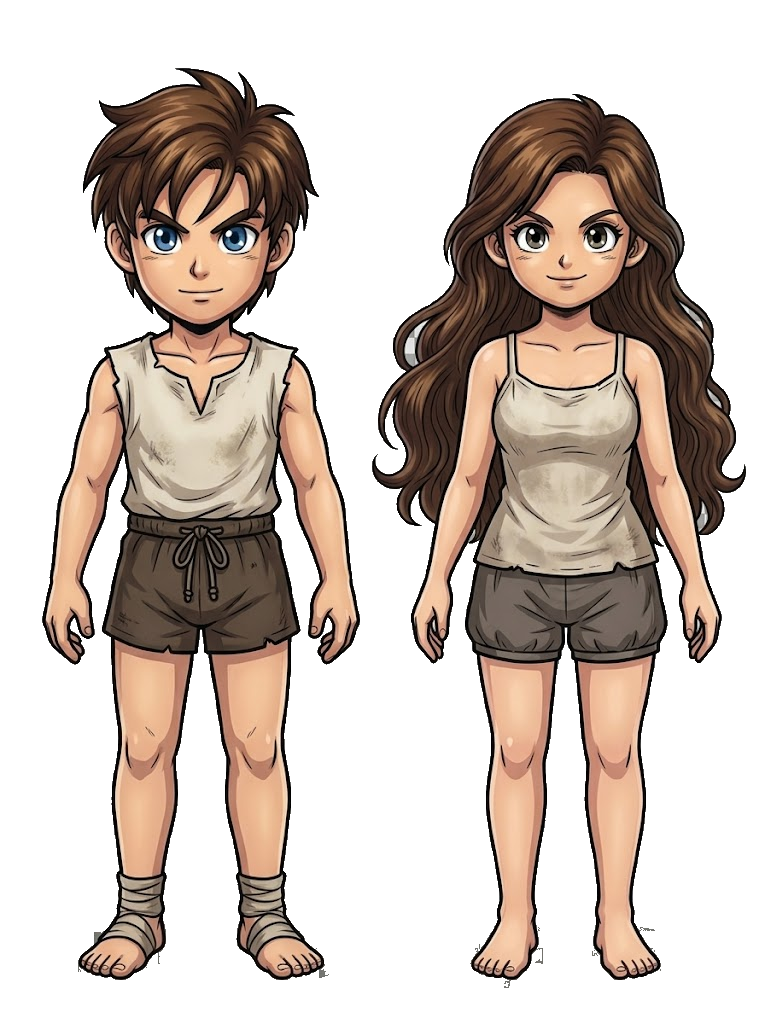
#> input picture art/reference/base_clean_ref_cut.png, 765 x 1024 px, given in place of base_clean_ref_cut.png_ref_cut.png, which was not available
$ python ref-parts.py ../art/reference/base_clean_ref_cut.png
#> lines starting #> are read from the running program, lines starting #| are printed output that depends on the picture; after the words box and inside, x2 and y2 are one past the last pixel; in counts of white or black regions, pixels touching at a corner belong together; pictures that were not available may be replaced by others from this repository, and a replacement may not be noted
#!/usr/bin/env python3
"""
준 그림을 **장비 칸별 층**으로 가른다 (0.70.26 미리보기).

    python3 tools/ref-parts.py [warrior ranger mage] [--view]
      art/reference/<직업>_ref_cut.png  →  art/parts/<직업>/labels.png (층 번호 한 장)
                                          art/parts/<직업>/view.png   (층을 색으로 칠한 확인용)

왜 가르나:
  사용자가 준 그림은 **다 입은** 모습이다. 게임에서는 벗은 몸(기본 티·바지)에서 시작해
  갑옷·어깨·장갑·신발·벨트·무기를 **하나씩** 얹는다. 그러려면 준 그림의 점 하나하나가
  "어느 칸의 것인가" 를 알아야 한다. 다 얹으면 **준 그림과 점 하나 다르지 않게** 된다 —
  모든 점이 제 칸의 층에 그대로 들어 있기 때문이다.

어떻게 가르나 (세 단계):
  ① 대강 — 칸마다 **대강의 다각형 + 색 조건**(빨간 망토 · 살색 · 파란 튜닉 …)을
     우선순위대로 적용한다. 남는 점은 갑옷이다.
  ② 테두리에 맞추기 — 이 그림은 부품마다 **검은 테두리**가 둘러 있다. 테두리 안쪽의
     한 덩어리(칠한 면)는 **통째로 한 칸**이다. 덩어리의 60% 이상이 한 칸이면 나머지도
     그 칸으로 돌린다 — 손으로 그은 다각형이 몇 점 빗나가도 테두리에 맞춰진다.
  ③ 테두리 나누기 — 두 부품 사이의 검은 선은 **앞에 있는 부품의 것**이다
     (허리띠의 테두리는 허리띠 것이다). 허리띠를 벗기면 그 선도 함께 사라져야
     튜닉에 줄이 남지 않는다.

층 이름:
  head 머리·얼굴(늘 보인다) · skin 드러난 살(늘) · armor 갑옷 · shoulder_b 망토(몸 뒤) ·
  shoulder_f 망토 깃·어깨받이(앞) · gloves 장갑·팔보호대 · boots 신발 · belt 허리띠·어깨끈·주머니 ·
  weapon 무기 · weapon_b 무기(등 뒤 — 화살통) · gskin/ggl 무기를 쥔 손(살/장갑, 무기보다 앞)
"""
import json, os, sys
import numpy as np
import cv2
from PIL import Image
from scipy import ndimage as ndi

ROOT = os.path.join(os.path.dirname(__file__), '..')
W, H = 768, 1024

LAYERS = ['head', 'skin', 'armor', 'shoulder_b', 'shoulder_f', 'gloves', 'boots', 'belt',
          'weapon', 'weapon_b', 'gskin', 'ggl']
LID = {n: i + 1 for i, n in enumerate(LAYERS)}          # 0 = 투명
VIEW = {  # 확인용 색
    'head': (240, 200, 160), 'skin': (255, 150, 150), 'armor': (60, 110, 220),
    'shoulder_b': (150, 20, 30), 'shoulder_f': (240, 60, 80), 'gloves': (240, 160, 30),
    'boots': (120, 70, 30), 'belt': (250, 240, 60), 'weapon': (230, 230, 255),
    'weapon_b': (120, 120, 180), 'gskin': (255, 110, 200), 'ggl': (255, 120, 0),
}

# 앞뒤 — 뒤에서 앞으로. **직업마다 다르다**: 마법사의 넓은 소매는 장갑 **위**를 덮고,
# 용사의 팔보호대는 사슬 소매 **위**에 찬다.
Z = {
    'warrior': ['weapon_b', 'shoulder_b', 'armor', 'skin', 'boots', 'belt', 'gloves',
                'shoulder_f', 'weapon', 'gskin', 'ggl', 'head'],
    'ranger':  ['weapon_b', 'shoulder_b', 'armor', 'skin', 'boots', 'belt', 'gloves',
                'shoulder_f', 'weapon', 'gskin', 'ggl', 'head'],
    'mage':    ['weapon_b', 'shoulder_b', 'skin', 'gloves', 'boots', 'armor', 'belt',
                'shoulder_f', 'weapon', 'gskin', 'ggl', 'head'],
}


def load(name):
#> called with name = '../art/reference/base_clean_ref_cut.png'
    im = np.asarray(Image.open(os.path.join(ROOT, 'art', 'reference', f'{name}_ref_cut.png')).convert('RGBA'))
#> im is the input picture: shape (1024, 765, 4); mean R, G, B, A 63.3, 51, 42.9, 111.5
    return im


def features(im):
    rgb = im[..., :3].astype(np.int32)
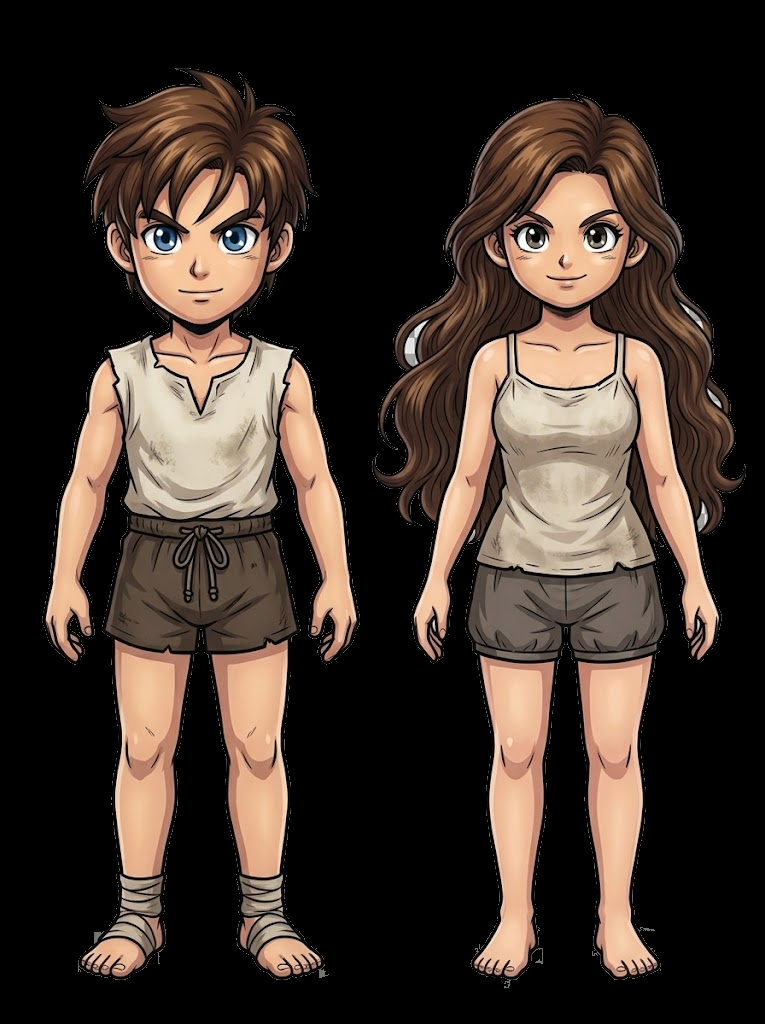
#> rgb: shape (1024, 765, 3) int32; mean R, G, B 63.3, 51, 42.9
    a = im[..., 3] > 0
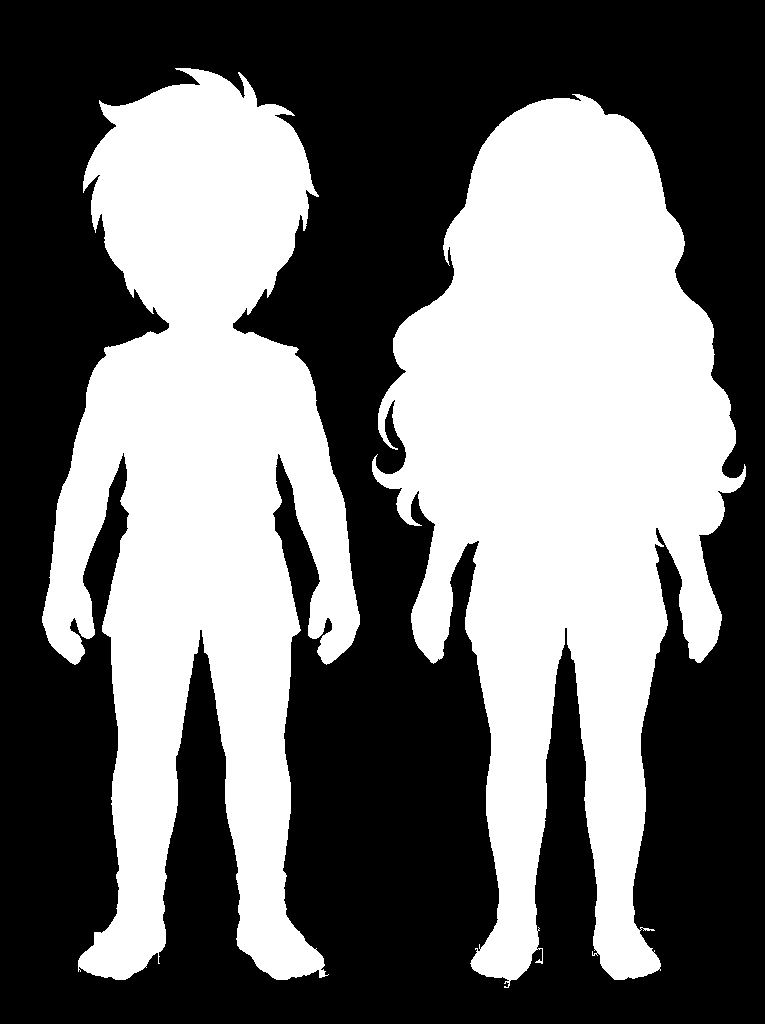
#> a: shape (1024, 765) bool; 43.7% white; 2 white regions, box (x1, y1, x2, y2) and area: (372, 94, 746, 988) 181756, (42, 68, 360, 980) 160900
    r, g, b = rgb[..., 0], rgb[..., 1], rgb[..., 2]
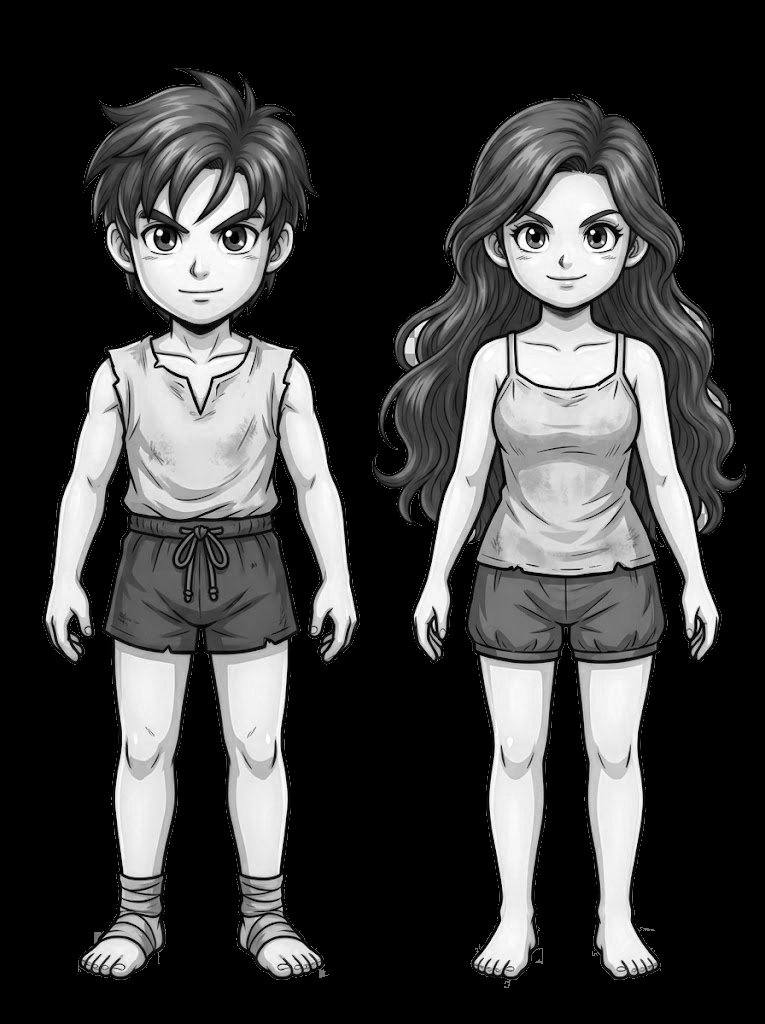
#> r: shape (1024, 765) int32; min 0, max 255, mean 63.3
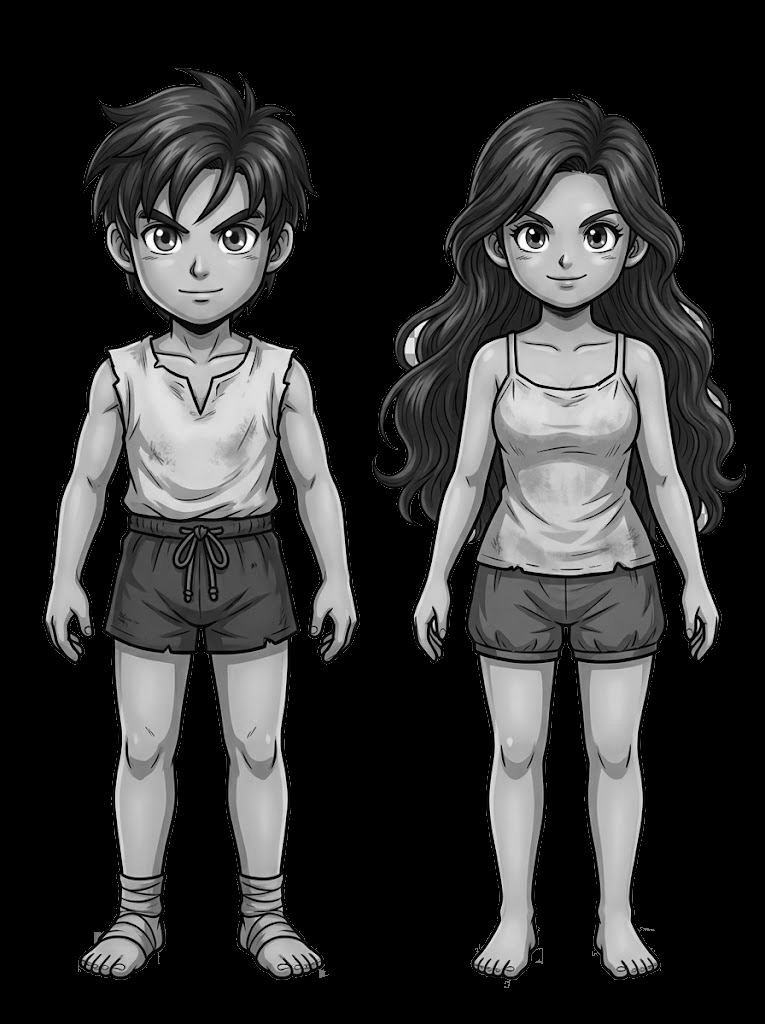
#> g: shape (1024, 765) int32; min 0, max 255, mean 51
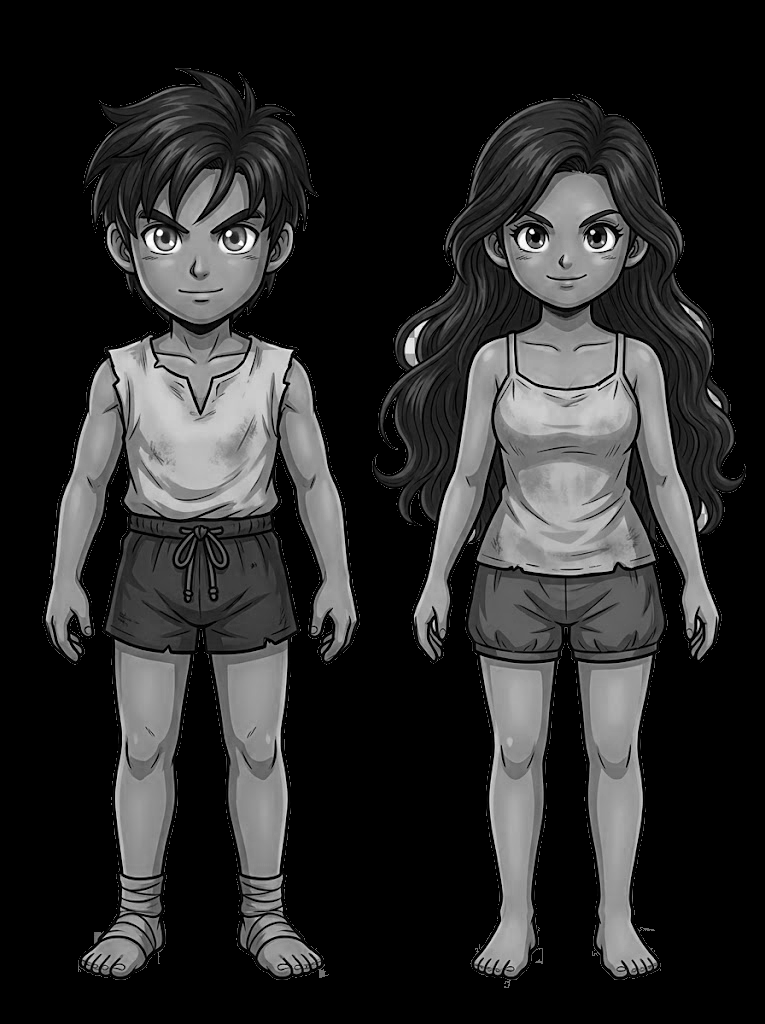
#> b: shape (1024, 765) int32; min 0, max 255, mean 42.9
    lum = 0.3 * r + 0.59 * g + 0.11 * b
    mx, mn = rgb.max(-1), rgb.min(-1)
    yy, xx = np.mgrid[0:H, 0:W]
    f = dict(a=a, r=r, g=g, b=b, lum=lum, mx=mx, mn=mn, yy=yy, xx=xx)
#> f = 9 items
    # 망토 빨강 — 짙은 안감(58,17,33)까지. 갈색 가죽(80,45,30)은 파랑이 초록보다 낮아서 빠진다.
    f['red'] = ((r > 45) & (r > g * 1.5) & (r > b * 1.25) & (b >= g * 0.95)) | \
               ((r >= 20) & (r > g * 2) & (r > b * 1.2))          # 거의 검은 안감(27,0,2)
    f['skin'] = (r > 185) & (g > 120) & (b > 85) & (r > g) & (g > b) & ((r - b) > 35) & ((r - g) < 90)
    f['blue'] = (b > r + 20) & (b > 80)
    f['cloth_blue'] = (b > r + 15) & (b >= g) & (lum < 140)   # 튜닉(짙은 그늘까지) — 칼날의 푸른 무늬(밝다)와 가른다
    f['gold'] = (r > 150) & (g > 105) & (b < 125) & (r - b > 60)
    f['brown'] = (r > g) & (g >= b - 6) & ((r - b) > 15) & ~f['skin']
    f['steel'] = ((mx - mn) < 45) & (lum > 105)
    f['green'] = (g > r - 4) & (g > b + 4)
    return f


# [200 lines left out: functions poly, stroke, box, ell, rules_warrior, rules_ranger and 1 more, not called in this run]


RULES = {'warrior': rules_warrior, 'ranger': rules_ranger, 'mage': rules_mage}

# 다 가른 뒤 되돌리기 — (층, 색 조건, 돌려보낼 층)
VETO = {
    'mage': lambda f: [('belt', f['cloth_blue'] & (f['lum'] > 30) & ~box(450, 596, 550, 710), 'armor'),
                       ('armor', f['red'], 'shoulder_b')],
    'warrior': lambda f: [('belt', f['cloth_blue'] & (f['lum'] > 30), 'armor'),
                          ('armor', f['red'], 'shoulder_b'),
                          ('shoulder_f', f['cloth_blue'] & (f['lum'] > 30) & (f['xx'] < 500), 'armor')],
}
EXTRA = {}   # 규칙이 채운다 — 왼손 자리 등(ref-compose 가 쓴다)


def segment(name):
    """(그림, 층 번호, 대강 층) — 층 번호는 LID 를 따른다."""
    im = load(name)
    f = features(im)
#> f = 17 items
    a, lum = f['a'], f['lum']
    lab = np.zeros((H, W), np.uint8)
#> (the run stopped early here; a loop or call above may not have finished)
